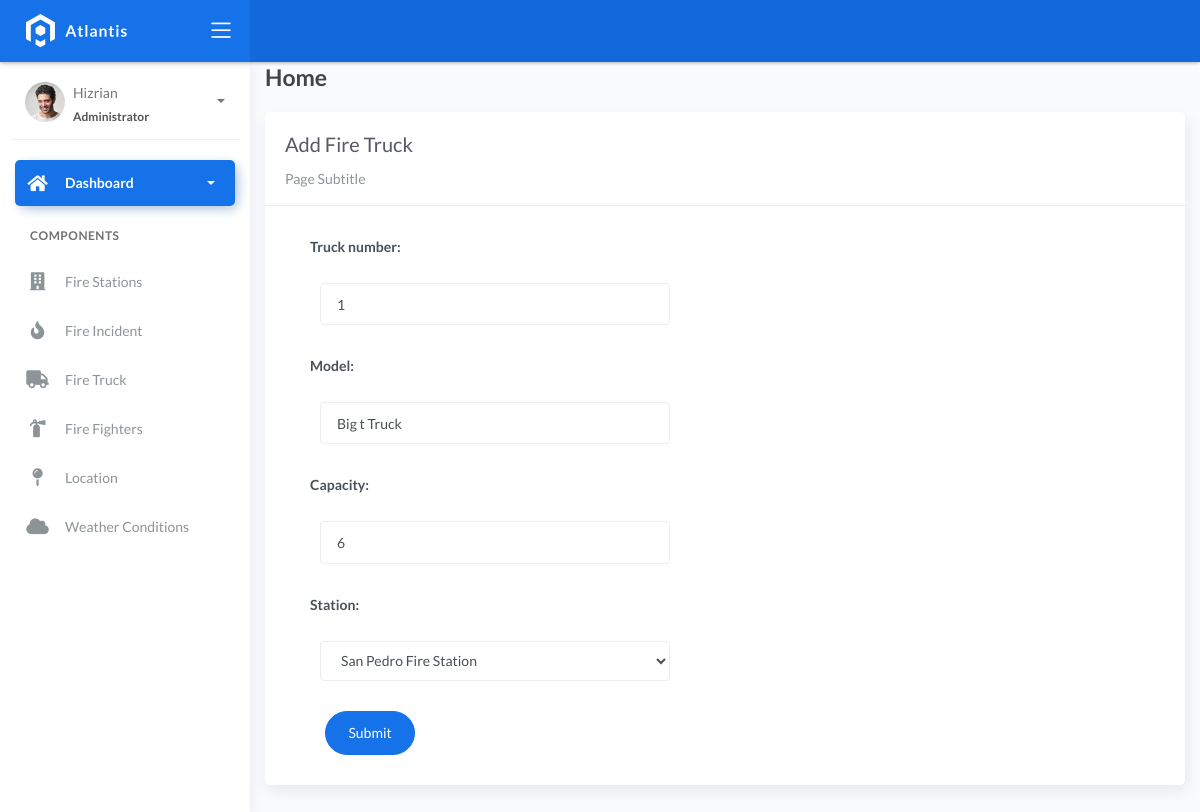
Page /firetruck/2/ on the committed database.
### fire/models.py (models this page shows)
class BaseModel(models.Model):
    created_at = models.DateTimeField(auto_now_add=True, db_index=True)
    updated_at = models.DateTimeField(auto_now=True)
    class Meta:
        abstract = True

class FireTruck(BaseModel):
    truck_number = models.CharField(max_length=150)
    model = models.CharField(max_length=150)
    capacity = models.CharField(max_length=150)  # water
    station = models.ForeignKey(FireStation, on_delete=models.CASCADE)

### fire/views.py (the view, shortened to what this page needs)
# urls.py: path('firetruck/<pk>/', FireTruckUpdateView.as_view(), name='fire-truck-update'),
class FireTruckUpdateView(UpdateView):
    model = FireTruck
    form_class = FireTruckForm
    template_name = 'fire_truck_update.html'
    success_url = reverse_lazy('fire-truck')

### fire/forms.py
class FireTruckForm(ModelForm):
    class Meta:
        model = FireTruck
        fields = "__all__"

### fire/models.py (called while the page is built)
    def __str__(self):
        return self.name

### templates/fire_truck_update.html (shortened to what this page needs)
{% extends 'base.html' %}
{% load static %}
{% block content %}
<div class="content">
    <div class="container-fluid">
        <h4 class="page-title">Home</h4>
        <div class="row">
            <div class="col-md-12">
                <div class="card">
                    <div class="card-header">
                        <div class="card-title">Add Fire Truck</div>
                        <div class="card-category">Page Subtitle</div>
                    </div>
                    <div class="col-md-6">
                        <div class="card-body">
                            <form class="" action="" method="post" novalidate>
                                {% include 'includes/form.html' %}
                                <div class="form-group">
                                    <div class="col-md-12 col-sm-3">
                                        <button type="submit" class="btn btn-primary btn-rounded">Submit</button>
                                    </div>
                                </div>
                            </form>
                        </div>
                    </div>
                </div>
            </div>
        </div>
    </div>
</div>
{% endblock %}

### templates/includes/form.html (shortened to what this page needs)
{% load widget_tweaks %}
{% for field in form %}
<div class="field item form-group">
    <label>{{ field.label_tag }}</label>
  <div class="form-group">
    {% render_field field class="form-control" %}
  </div>
</div>
{% endfor %}

### rows in the picture
FireTruck: truck_number "1" "Big t Truck" "6" "San Pedro Fire Station"

### other values in the picture
{{ field.label_tag }} "Truck number:" "Model:" "Capacity:" "Station:"
